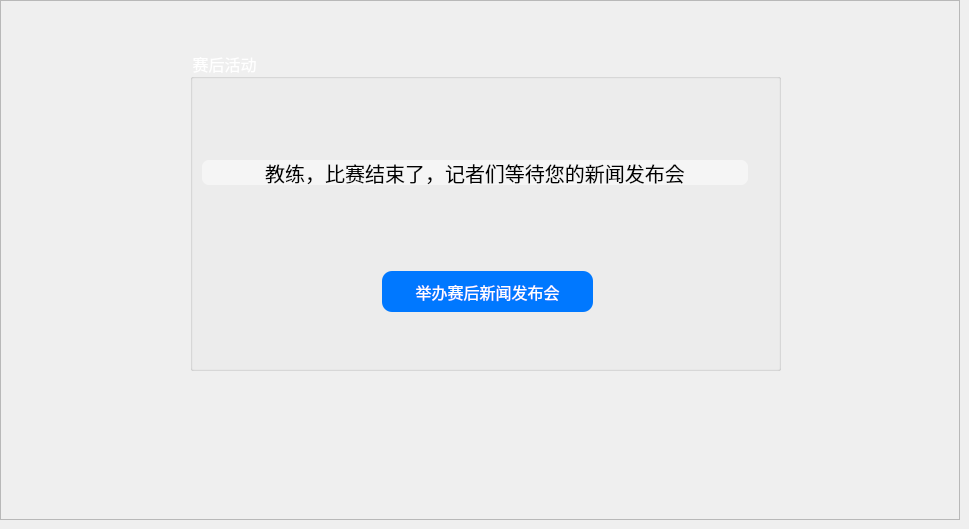
    <widget class="QWidget" name="page_15">
     <widget class="QFrame" name="frame_23">
      <property name="geometry">
       <rect>
        <x>0</x>
        <y>0</y>
        <width>960</width>
        <height>520</height>
       </rect>
      </property>
      <property name="styleSheet">
       <string notr="true">#frame_23{background-image: url(:/Image/match_background.jpg);}</string>
      </property>
      <property name="frameShape">
       <enum>QFrame::StyledPanel</enum>
      </property>
      <property name="frameShadow">
       <enum>QFrame::Raised</enum>
      </property>
      <widget class="QGroupBox" name="groupBox_12">
       <property name="geometry">
        <rect>
         <x>190</x>
         <y>50</y>
         <width>591</width>
         <height>321</height>
        </rect>
       </property>
       <property name="font">
        <font>
         <family>黑体</family>
         <pointsize>12</pointsize>
        </font>
       </property>
       <property name="styleSheet">
        <string notr="true">color: rgb(255, 255, 255);</string>
       </property>
       <property name="title">
        <string>赛后活动</string>
       </property>
       <widget class="QLabel" name="label_23">
        <property name="geometry">
         <rect>
          <x>12</x>
          <y>110</y>
          <width>546</width>
          <height>25</height>
         </rect>
        </property>
        <property name="font">
         <font>
          <family>楷体</family>
          <pointsize>15</pointsize>
         </font>
        </property>
        <property name="styleSheet">
         <string notr="true">background-color: rgba(255, 255, 255,0.5);
color: rgb(0, 0, 0);
border-radius: 7px;</string>
        </property>
        <property name="text">
         <string>教练，比赛结束了，记者们等待您的新闻发布会</string>
        </property>
        <property name="alignment">
         <set>Qt::AlignCenter</set>
        </property>
       </widget>
       <widget class="QWidget" name="widget_41" native="true">
        <property name="geometry">
         <rect>
          <x>12</x>
          <y>221</y>
          <width>567</width>
          <height>51</height>
         </rect>
        </property>
        <widget class="QPushButton" name="afterGameBtn">
         <property name="geometry">
          <rect>
           <x>180</x>
           <y>0</y>
           <width>211</width>
           <height>41</height>
          </rect>
         </property>
         <property name="font">
          <font>
           <family>黑体</family>
           <pointsize>12</pointsize>
          </font>
         </property>
         <property name="styleSheet">
          <string notr="true">QPushButton { background-color: rgb(0, 120, 255); border-radius: 10px; color: rgb(255, 255, 255); } QPushButton:hover { background-color: rgb(46, 231, 253); }</string>
         </property>
         <property name="text">
          <string>举办赛后新闻发布会</string>
         </property>
        </widget>
       </widget>
      </widget>
     </widget>
    </widget>
